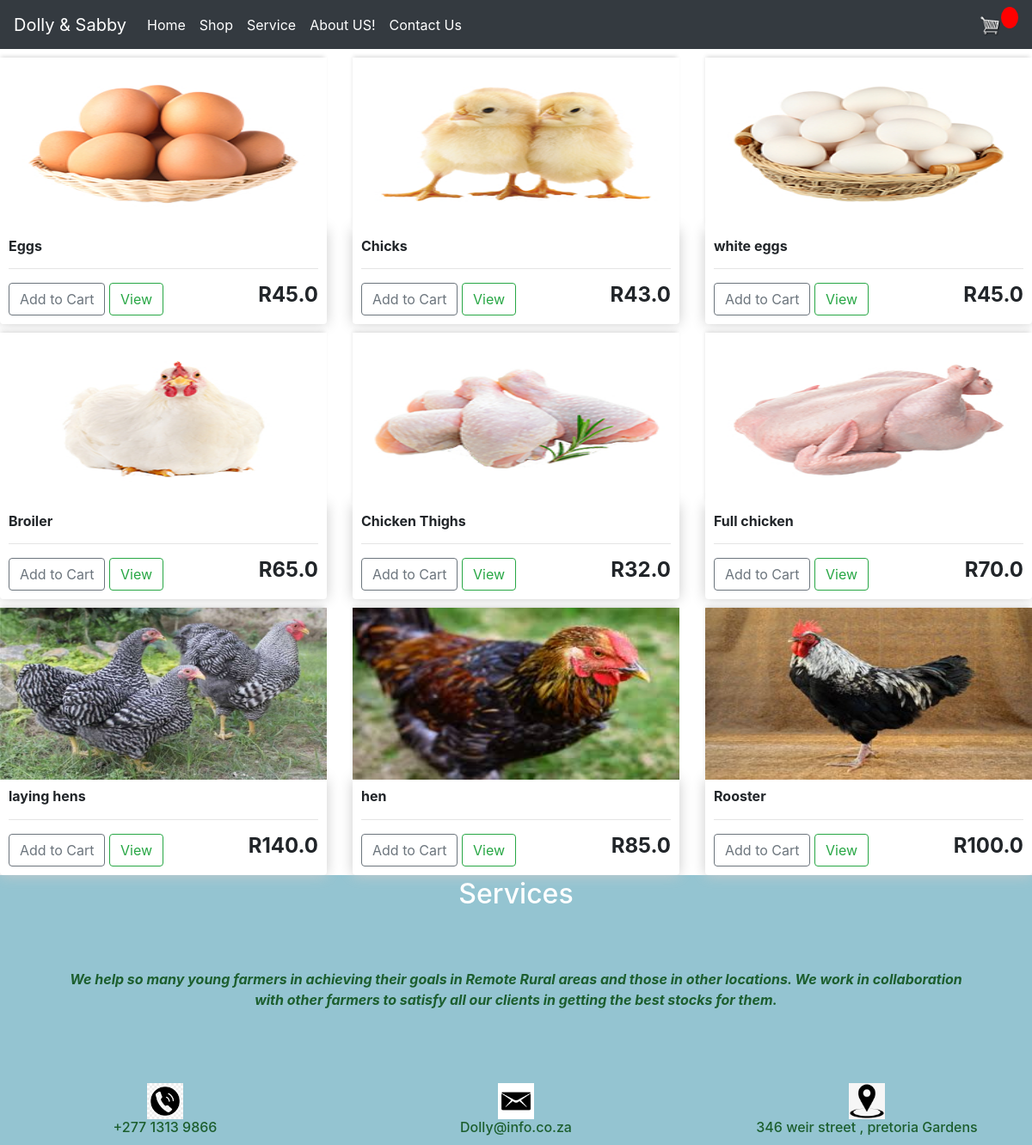
Screenshot of /products/ with the database file from the repository.
### store/models.py (models this page shows, shortened)
class Product(models.Model):
	name = models.CharField(max_length=200)
	price = models.FloatField()
	digital = models.BooleanField(default=False,null=True, blank=True)
	image = models.ImageField(null=True, blank=True)
	@property
	def imageURL(self):
		try:
			url = self.image.url
		except:
			url = ''
		return url

### store/views.py (the view)
# urls.py: path('products/' , views.products, name = 'products'),
def products(request):
    products = Product.objects.all()
    context = {'products':products}
    return render(request, 'store/products.html', context)

### store/templates/store/products.html
{% extends 'store/main.html' %}
{% load static %}
{% block content %}
<div class="row">
		{% for product in products %}
		<div class="col-lg-4">
      <img class="thumbnail" src="{{product.imageURL}}">
        <div class="box-element product">
				      <h6><strong>{{product.name}}</strong></h6>
				          <hr>
                  <button data-product="{{product.id}}" data-action="add" class="btn btn-outline-secondary add-btn update-cart">Add to Cart</button>
                  <a class="btn btn-outline-success" href="#">View</a>
                  <h4 style="display: inline-block; float: right"><strong>R{{product.price}}</strong></h4>
  			</div>
      </div>
		{% endfor %}
	</div>
{% endblock content %}

### store/templates/store/main.html (shortened to what this page needs)
<!DOCTYPE html>
{% load static %}
<html lang="en" dir="ltr">
  <head>
    <link rel="stylesheet" type="text/css" href="{% static 'css/mm.css' %}">
    <link rel="stylesheet" href="https://cdn.jsdelivr.net/npm/bootstrap@4.1.3/dist/css/bootstrap.min.css">
  </head>
  <body >
    <nav class="navbar navbar-expand-lg navbar-dark bg-dark navbar-fixed-top">
            <a  class="navbar-brand" href="{% url 'store' %}">Dolly & Sabby</a>
            <div class="collapse navbar-collapse" id="navbarSupportedContent">
              <ul class="navbar-nav mr-auto ">
                <li id = "link-item" class="nav-item active">
                  <a class="nav-link" href="{% url 'store' %}" >Home <span class="sr-only">(current)</span></a>
                </li>
                <li id = "link-item" class="nav-item active">
                  <a class="nav-link" href="{% url 'products' %}">Shop <span class="sr-only">(current)</span></a>
                </li>
                <li id = "link-item" class="nav-item active">
                  <a class="nav-link" href="#cont">Service <span class="sr-only">()"</span></a>
                </li>
                <li id = "link-item" class="nav-item active">
                  <a class="nav-link" href="{% url 'aboutus' %}"> About US! <span class="sr-only">(current)</span></a>
                </li>
                <li id = "link-item" class="nav-item active">
                  <a class="nav-link" href="#cont">Contact Us<span class="sr-only">(current)</span></a>
                </li>
              </ul>
          <div class="form-inline my-2 my-lg-0">
            <a href="{% url 'cart' %}">
              <img id="cart-icon" src="{%static 'images/cart.png' %}">
            </a>
            <p id="cart-total">{{cartItems}}</p>
          </div>
        </nav>
<div class = "">
  {% block content %}
  {% endblock content %}
</div>
<footer class ="" style = "margin-top: 0px; background-color: #94c4d1" id="cont">
  <div class ="foot">
  <h2 center>Services</h2>
  <strong  style = "color: #1c5e2e ;"><p >We help so many young farmers in achieving their goals in Remote Rural areas and those in other locations. We work in collaboration with other farmers
     to satisfy all our clients in getting the best stocks for them.</p><strong>
    <div class="row">
          <div class="col-sn-6 col-lg-4">
              <img src="{% static 'images/call.png' %}" alt="" width="11%">  <h6>  +277 1313 9866 </h6>
          </div>
          <div class="col-sn-6 col-lg-4">
              <img src="{% static 'images/email.png' %}" alt=""  width="11%">  <h6>Dolly@info.co.za</h6>
          </div>
          <div class="col-sn-6 col-lg-4">
              <img src="{% static 'images/Address.png' %}" alt=""  width="11%">  <h6>346 weir street , pretoria Gardens</h6>
          </div>
    </div>
  </div>
</footer>
  </body>
</html>

### static/css/mm.css (style rules this page uses)
body { background-color: #94c4d1; }
footer { text-align: center; padding: 3px; background-color: DarkSalmon; color: white; }
p { padding-left: 80%; padding-right: 80%; padding :5% ; font-style: italic; }
h1,h2,h3,h4,h5,h6 { color:hsl(0, 0%, 30%); }
.box-element { box-shadow:hsl(0, 0%, 80%) 0 0 16px; background-color: #fff; border-radius: 4px; padding: 10px; }
.thumbnail { width: 100%; height: 200px; -webkit-box-shadow: -1px -3px 5px -2px rgba(214,214,214,1); -moz-box-shadow: -1px -3px 5px -2px rgba(214,214,214,1); box-shadow: -1px -3px 5px -2px rgba(214,214,214,1); }
.product { border-radius: 0 0 4px 4px; }
.bg-dark { background-color: #4f868c!important; }
#cart-icon { width:25px; display: inline-block; margin-left: 15px; }
#cart-total { display: block; text-align: center; color:#fff; background-color: red; width: 20px; height: 25px; border-radius: 50%; font-size: 14px; }
.col-lg-4, .col-lg-6, .col-lg-8, .col-lg-12 { margin-top: 10px; }
.btn { border-radius: 0; }

### rows the page displays
Product: imageURL (picture), name "Eggs", price "45.0"
Product: imageURL (picture), name "Chicks", price "43.0"
Product: imageURL (picture), name "white eggs", price "45.0"
Product: imageURL (picture), name "Broiler", price "65.0"
Product: imageURL (picture), name "Chicken Thighs", price "32.0"
Product: imageURL (picture), name "Full chicken", price "70.0"
Product: imageURL (picture), name "laying hens", price "140.0"
Product: imageURL (picture), name "hen", price "85.0"
Product: imageURL (picture), name "Rooster", price "100.0"
